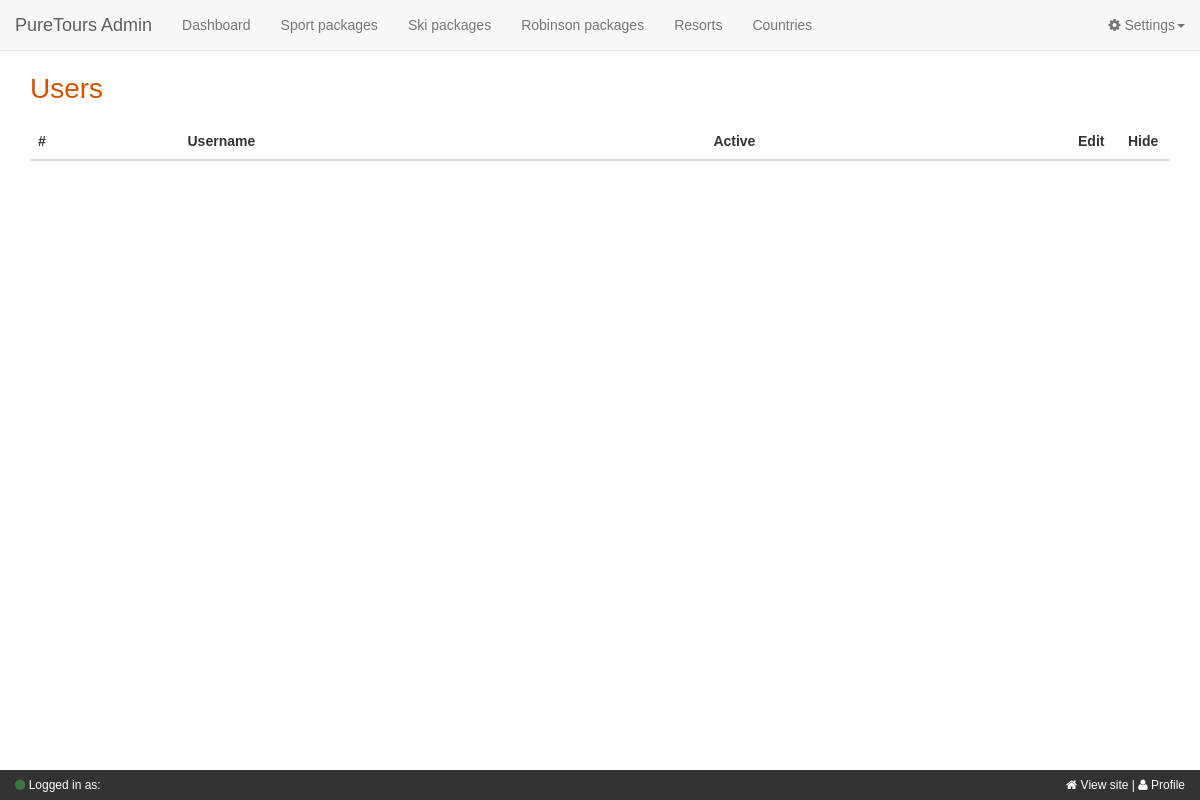
Page /index.php/admin_users on the earlier database version.
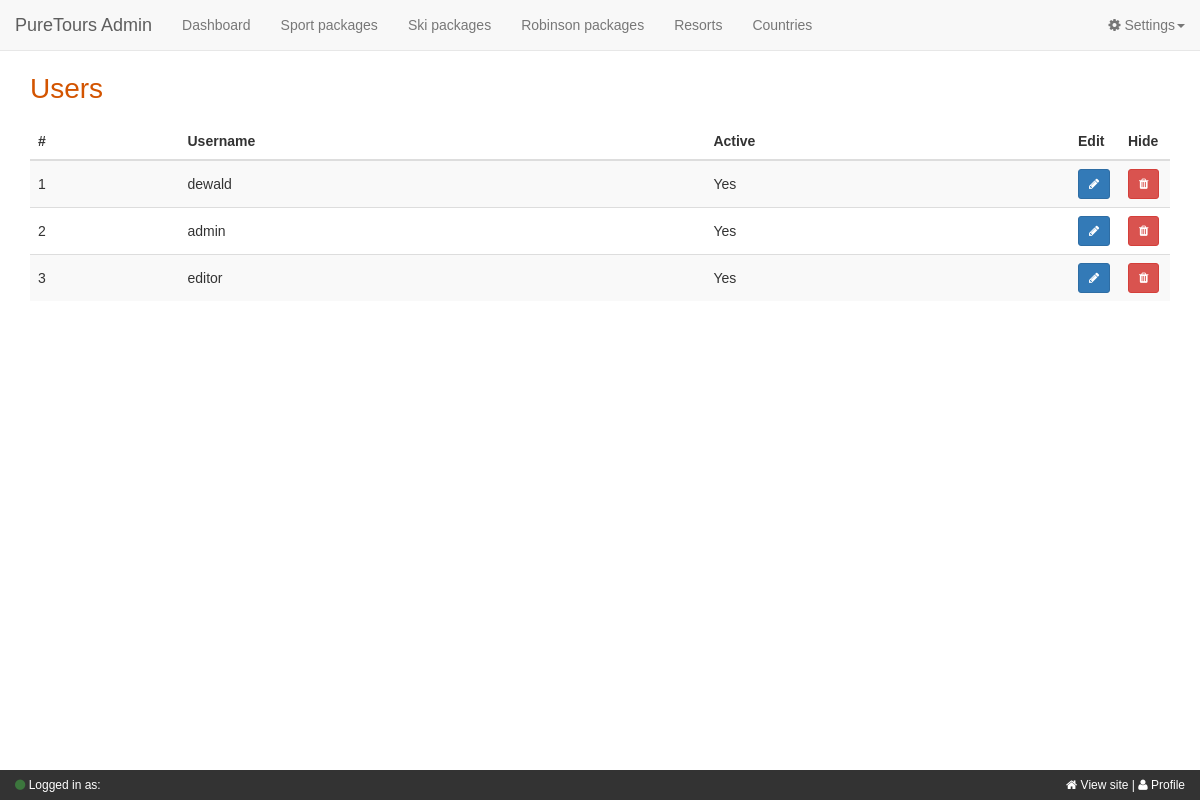
Same page on the later database version.
### tables this page shows
CREATE TABLE `user` (
  `user_id` int(11) unsigned NOT NULL AUTO_INCREMENT,
  `first_name` varchar(80) DEFAULT NULL,
  `last_name` varchar(80) DEFAULT NULL,
  `email` varchar(128) DEFAULT NULL,
  `password` varchar(255) DEFAULT NULL,
  `username` varchar(80) DEFAULT NULL,
  `last_login` datetime DEFAULT NULL,
  `date_created` timestamp NULL DEFAULT CURRENT_TIMESTAMP,
  `role_id` int(11) unsigned DEFAULT NULL,
  `active` tinyint(1) DEFAULT '1',
  PRIMARY KEY (`user_id`)
);

### application/core/MY_Controller.php (called while the page is built, shortened)
<?php defined('BASEPATH') OR exit('No direct script access allowed');
class MY_Controller extends CI_Controller
{
    public function __construct()
    {
        $this->load->library('session');
        $this->load->library('resources');
        $this->load->library('responder');
    }
    protected function layout_cms($layout = 'cms/_layout_main')
    {
        $this->load->view($layout);
    }
}

### application/controllers/Admin_users.php (called while the page is built, shortened)
<?php defined('BASEPATH') OR exit('No direct script access allowed');
class Admin_users extends MY_Controller {
    public function index()
    {
        $this->resources->add_data('users', $this->user_m->get_all());
        $this->resources->add_data('page_title', 'users');
        $this->resources->add_subview('cms/pages/users/index');
        $this->layout_cms();
    }
}

### index.php (called while the page is built, shortened)
<?php
require_once BASEPATH . 'core/CodeIgniter.php';

### application/models/User_m.php (called while the page is built, shortened)
<?php
class User_m extends MY_Model
{
    public function __construct()
    {
        $this->table_name = 'user';
    }
    public function get_all()
    {
        return $this->db->get($this->table_name)->result();
    }
}

### application/views/cms/pages/users/index.php (the view)
<div id="sport-packages">
    <div class="container">
        <div class="row">
            <div class="col-md-12">
                <h1 class="text-users">Users</h1>
            </div>
        </div>
        <div class="row">
            <div class="col-xs-12">
                <table class="table table-striped">
                    <thead>
                        <tr>
                            <th>#</th>
                            <th>Username</th>
                            <th>Active</th>
                            <th width="50">Edit</th>
                            <th width="50">Hide</th>
                        </tr>
                    </thead>
                    <tbody>
                    <?php $i = 1; foreach ($this->resources->data['users'] as $user): ?>
                        <tr>
                            <td><?php echo $i; ?></td>
                            <td><?php echo $user->username; ?></td>
                            <td><?php echo $user->active == 1 ? 'Yes' : 'No'; ?></td>
                            <td><button class="btn btn-sm btn-primary"><i class="fa fa-pencil"></i></button></td>
                            <td><button class="btn btn-sm btn-danger"><i class="fa fa-trash"></i></button></td>
                        </tr>
                    <?php $i++; endforeach; ?>
                    </tbody>
                </table>
            </div>
        </div>
    </div>
</div>

### application/views/cms/_layout_main.php (shortened to what this page needs)
<!DOCTYPE html>
<html lang="en">
<head>
    <?php foreach ($this->resources->css as $css): ?>
        <link rel="stylesheet" href="<?php echo base_url($css) ?>"/>
    <?php endforeach; ?>
</head>
<body>
<nav class="navbar navbar-default navbar-fixed-top">
    <div class="container-fluid">
        <div class="navbar-header">
            <a class="navbar-brand" href="#">PureTours Admin</a>
        </div>
        <div class="collapse navbar-collapse" id="bs-example-navbar-collapse-1">
            <ul class="nav navbar-nav">
                <li class="dashboard <?php echo $this->resources->data['page_title'] == 'Dashboard' ? 'active': ''; ?>">
                    <a href="<?php echo site_url('admin/dashboard'); ?>">Dashboard</a>
                </li>
                <li class="sport <?php echo $this->resources->data['page_title'] == 'Sport packages' ? 'active': ''; ?>">
                    <a href="<?php echo site_url('admin/sport-packages'); ?>">Sport packages</a>
                </li>
                <li class="ski <?php echo $this->resources->data['page_title'] == 'Ski packages' ? 'active': ''; ?>">
                    <a href="<?php echo site_url('admin/ski-packages'); ?>">Ski packages</a></li>
                <li class="robinson <?php echo $this->resources->data['page_title'] == 'Robinson packages' ? 'active': ''; ?>">
                    <a href="<?php echo site_url('admin/robinson-packages'); ?>">Robinson packages</a></li>
                <li class="resorts <?php echo $this->resources->data['page_title'] == 'Resorts' ? 'active': ''; ?>">
                    <a href="<?php echo site_url('admin/resorts'); ?>">Resorts</a></li>
                <li class="countries <?php echo $this->resources->data['page_title'] == 'Countries' ? 'active': ''; ?>">
                    <a href="<?php echo site_url('admin/countries'); ?>">Countries</a></li>
            </ul>
            <ul class="nav navbar-nav navbar-right">
                <li class="dropdown">
                    <a class="dropdown-toggle" data-toggle="dropdown" href="#">
                        <i class="fa fa-cog"></i> Settings<span class="caret"></span></a>
                </li>
            </ul>
        </div>
    </div>
</nav>
<main>
    <?php foreach ($this->resources->views as $view): ?>
        <?php $this->load->view($view); ?>
    <?php endforeach; ?>
</main>
<div class="admin-status-bar">
    <p class="pull-left">
        <i class="fa fa-circle text-success"></i> Logged in as: <b><?php echo $this->session->userdata('user')['username']; ?></b>
    </p>
    <div class="pull-right">
        <a target="_blank" href="<?php site_url(); ?>"><i class="fa fa-home"></i> View site</a> |
        <a href="#profile"><i class="fa fa-user"></i> Profile</a>
    </div>
</div>
</body>
</html>

### assets/css/global.css (style rules this page uses)
html { font-family: sans-serif; line-height: 1.15; -ms-text-size-adjust: 100%; -webkit-text-size-adjust: 100%; }
body { margin: 0; }
article, aside, details, figcaption, figure, footer, header, main, menu, nav, section, summary { display: block; }
a { background-color: transparent; -webkit-text-decoration-skip: objects; }
h1 { font-size: 2em; margin: 0.67em 0; }
button, input, optgroup, select, textarea { font: inherit; margin: 0; }
button, input { overflow: visible; }
button, select { text-transform: none; }
button, html [type="button"], [type="reset"], [type="submit"] { -webkit-appearance: button; }
* { box-sizing: border-box; }
html, body { font-family: "Avenir", sans-serif; }

### assets/css/global-cms.css (style rules this page uses)
.text-users { color: #d35400; }
body { padding-top: 55px; margin-bottom: 35px; }
.admin-status-bar { position: fixed; z-index: 10; bottom: 0; left: 0; width: 100%; background: #333; height: 30px; color: #fFF; line-height: 30px; font-size: 12px; padding-left: 15px; padding-right: 15px; }
.admin-status-bar a { color: #FFF; }
.table > tbody > tr > td, .table > tbody > tr > th, .table > tfoot > tr > td, .table > tfoot > tr > th, .table > thead > tr > td, .table > thead > tr > th { vertical-align: middle; }

Differences in the rows shown:
added user: username "dewald", active "Yes"
added user: username "admin", active "Yes"
added user: username "editor", active "Yes"
